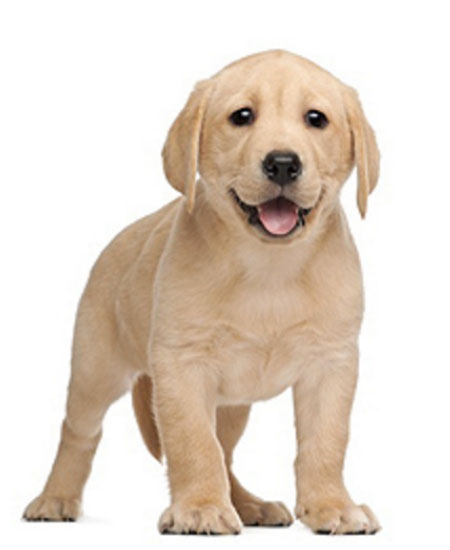
#> input picture Numpy/dog.jpeg, 450 x 550 px
$ python filters.py
#> lines starting #> are read from the running program, lines starting #| are printed output that depends on the picture
import numpy as np
from PIL import Image
import matplotlib.pyplot as plt
# [74 lines left out: functions blur_effect, median, edge, not called in this run]


def warm_filter(file_path):
#> called with file_path = 'dog.jpeg'
    image = Image.open(file_path).convert('RGB')
#> image is the input picture: PIL image 450x550 RGB; mean R, G, B 226.4, 214, 202.2

    img_arr = np.array(image)

    rows, cols,_ = img_arr.shape
#> rows = 550; cols = 450

    warmed = np.zeros_like(img_arr)

    for i in range(rows):
        for j in range(cols):
            r, g, b = 0, 0, 0
            pixel = img_arr[i][j].astype(int)
            r = max(0, min(255, pixel[0] + 30))
            g = max(0, min(255, pixel[1] + 10))
            b = max(0, min(255, pixel[2] - 20))

            warmed[i][j] = [r, g, b]
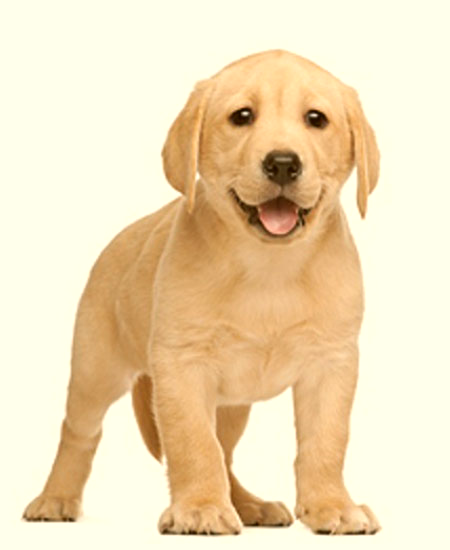
#> warmed: shape (550, 450, 3); mean R, G, B 239.2, 218.5, 182.2
    return warmed.astype(np.uint8)


warm = warm_filter('dog.jpeg')
# kernel = np.zeros((1,1))
#
#
# edged = edge('dog.jpeg', kernel)
#
#
plt.imshow(warm)

plt.show()
